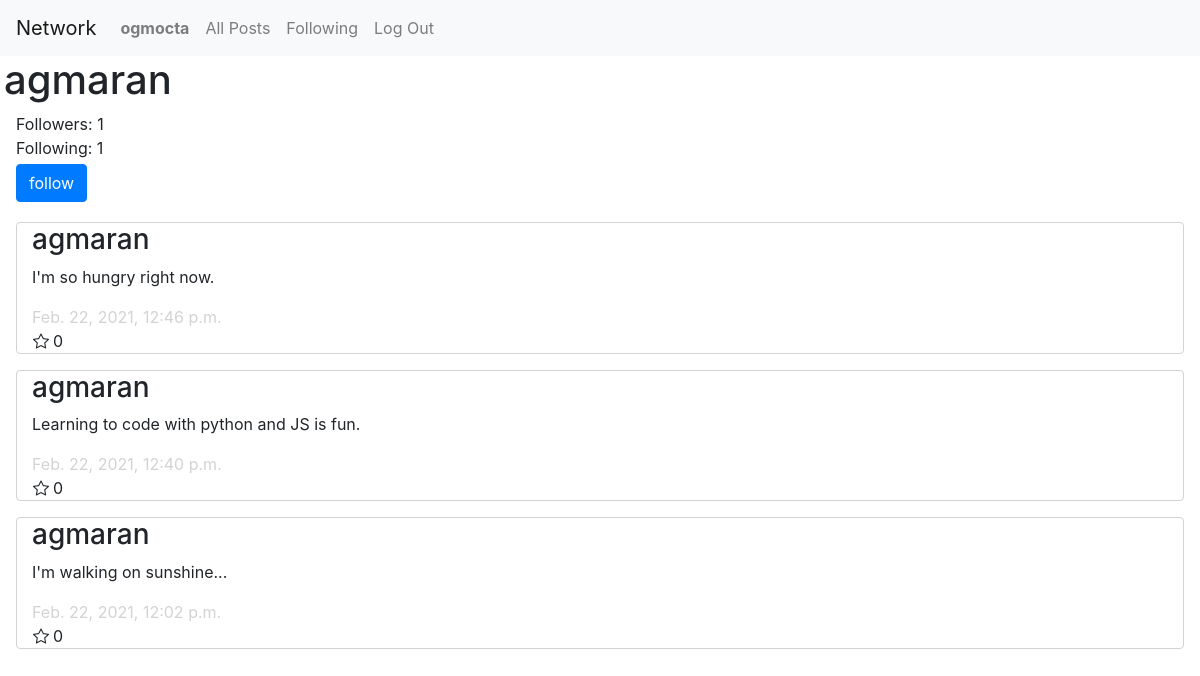
Page /agmaran/profile (signed in) on the committed database.
### network/models.py (models this page shows, shortened)
class User(AbstractUser):
    pass

class Post(models.Model):
    poster = models.ForeignKey(
        User, on_delete=models.CASCADE, related_name="my_posts")
    content = models.TextField()
    timestamp = models.DateTimeField(auto_now_add=True)
    likes = models.PositiveBigIntegerField(default=0)

### network/views.py (the view)
# urls.py: path("<str:username>/profile", views.profile, name="profile"),
def profile(request, username):
    user = User.objects.get(username=username)
    followers = Follow.objects.filter(following=user)
    following = Follow.objects.filter(follower=user)
    if (request.user.is_authenticated):
        if (Follow.objects.filter(follower=request.user, following=user).count() == 1):
            button = "unfollow"
        else:
            button = "follow"
    else:
        button = "follow"
    posts = user.my_posts.all()
    posts = posts.order_by("-timestamp").all()
    return render(request, "network/profile.html", {
        "user_profile": user,
        "followers": len(followers),
        "following": len(following),
        "posts": posts,
        "button": button
    })

### network/templates/network/profile.html (shortened to what this page needs)
{% extends "network/layout.html" %}
{% load static %}
{% block body %}
<h1 class="ml-1">{{user_profile.username}}</h1>
<div id="follow">
    <div class="ml-3" id="followers" data-followers={{followers}}>Followers: {{followers}}</div>
    <div class="ml-3">Following: {{following}}</div>
    {% if user.is_authenticated and user != user_profile %}
    <button id="follow-button" class="btn btn-primary mt-1 mb-1 ml-3"
        data-username={{user_profile.username}}>{{button}}</button>
    {% endif %}
</div>
<div id="my-posts">
    {% for post in posts %}
    <div class="container col-12">
        <h3>{{post.poster}}</h3>
        <p>{{post.content}}</p>
        <div class="timestamp">{{post.timestamp}}</div>
        <div class="row">
            <i class="bi bi-star ml-3 mr-1"></i>
            <div>{{post.likes}}</div>
        </div>
    </div>
    {% empty %}
    <div class="no-posts col-12">This user has no posts.</div>
    {% endfor %}
</div>
{% endblock %}

### network/templates/network/layout.html (shortened to what this page needs)
{% load static %}
<!DOCTYPE html>
<html lang="en">
<head>
    <link rel="stylesheet" href="https://stackpath.bootstrapcdn.com/bootstrap/4.4.1/css/bootstrap.min.css"
>
    <link rel="stylesheet" href="https://cdn.jsdelivr.net/npm/bootstrap-icons@1.4.0/font/bootstrap-icons.css">
    <link href="{% static 'network/styles.css' %}" rel="stylesheet">
</head>
<body>
    <nav class="navbar navbar-expand-lg navbar-light bg-light">
        <a class="navbar-brand" href="#">Network</a>
        <div>
            <ul class="navbar-nav mr-auto">
                {% if user.is_authenticated %}
                <li class="nav-item"><a class="nav-link" href="{% url 'profile' user.username %}"><strong>{{ user.username }}</strong></a>
                </li>
                {% endif %}
                <li class="nav-item">
                    <a class="nav-link" href="{% url 'index' %}">All Posts</a>
                </li>
                {% if user.is_authenticated %}
                <li class="nav-item">
                    <a class="nav-link" href="#">Following</a>
                </li>
                <li class="nav-item">
                    <a class="nav-link" href="{% url 'logout' %}">Log Out</a>
                </li>
                {% endif %}
            </ul>
        </div>
    </nav>
    <div class="body">
        {% block body %}
        {% endblock %}
    </div>
</body>
</html>

### network/static/network/styles.css (style rules this page uses)
.container { border: 0.1rem; border-color: lightgray; border-style: solid; margin: 1rem; width: auto; border-radius: 4px; }
.timestamp { color: lightgray; }

### rows in the picture
User: username "ogmocta"
User: username "agmaran"
Post: poster "agmaran", content "I'm so hungry right now.", timestamp "Feb. 22, 2021, 12:46 p.m.", likes "0"
Post: poster "agmaran", content "Learning to code with python and JS is fun.", timestamp "Feb. 22, 2021, 12:40 p.m.", likes "0"
Post: poster "agmaran", content "I'm walking on sunshine...", timestamp "Feb. 22, 2021, 12:02 p.m.", likes "0"

### other values in the picture
{{ followers }} "1"
{{ following }} "1"
{{ button }} "follow"
